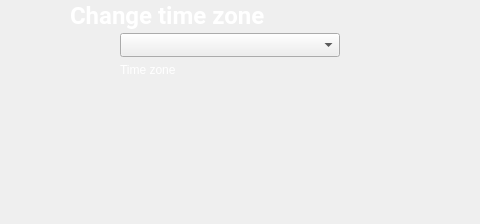
<?xml version="1.0" encoding="UTF-8"?>
<ui version="4.0">
 <class>Dialog</class>
 <widget class="QDialog" name="Dialog">
  <property name="geometry">
   <rect>
    <x>0</x>
    <y>0</y>
    <width>480</width>
    <height>224</height>
   </rect>
  </property>
  <property name="windowTitle">
   <string notr="true">Dialog</string>
  </property>
  <widget class="QWidget" name="widget" native="true">
   <property name="geometry">
    <rect>
     <x>0</x>
     <y>0</y>
     <width>480</width>
     <height>224</height>
    </rect>
   </property>
   <property name="styleSheet">
    <string notr="true">.QWidget{background-image: url(:/public/png/public/rectangle.png);border:0px;}</string>
   </property>
   <widget class="QLabel" name="title">
    <property name="geometry">
     <rect>
      <x>70</x>
      <y>-2</y>
      <width>391</width>
      <height>34</height>
     </rect>
    </property>
    <property name="font">
     <font>
      <family>Roboto</family>
      <pointsize>18</pointsize>
      <weight>75</weight>
      <italic>false</italic>
      <bold>true</bold>
      <underline>false</underline>
      <strikeout>false</strikeout>
      <kerning>true</kerning>
     </font>
    </property>
    <property name="styleSheet">
     <string notr="true">.QLabel{background-color: transparent; border:0; color :white}</string>
    </property>
    <property name="text">
     <string>Change time zone</string>
    </property>
   </widget>
   <widget class="QLabel" name="time_zone_hint">
    <property name="geometry">
     <rect>
      <x>120</x>
      <y>62</y>
      <width>211</width>
      <height>16</height>
     </rect>
    </property>
    <property name="styleSheet">
     <string notr="true">.QLabel{background-color: transparent; border:0; color :white}</string>
    </property>
    <property name="text">
     <string>Time zone</string>
    </property>
   </widget>
   <widget class="QPushButton" name="back">
    <property name="geometry">
     <rect>
      <x>5</x>
      <y>4</y>
      <width>49</width>
      <height>24</height>
     </rect>
    </property>
    <property name="styleSheet">
     <string notr="true">.QPushButton{background-image: url(:/public/png/public/back.png); border:0;}</string>
    </property>
    <property name="text">
     <string/>
    </property>
   </widget>
   <widget class="QComboBox" name="time_zone_list">
    <property name="geometry">
     <rect>
      <x>120</x>
      <y>33</y>
      <width>220</width>
      <height>24</height>
     </rect>
    </property>
    <property name="maximumSize">
     <size>
      <width>16777215</width>
      <height>24</height>
     </size>
    </property>
    <property name="font">
     <font>
      <family>Roboto</family>
      <pointsize>9</pointsize>
      <weight>75</weight>
      <bold>true</bold>
     </font>
    </property>
    <property name="styleSheet">
     <string notr="true"/>
    </property>
    <property name="editable">
     <bool>false</bool>
    </property>
    <property name="currentText">
     <string notr="true"/>
    </property>
    <property name="maxVisibleItems">
     <number>8</number>
    </property>
    <property name="insertPolicy">
     <enum>QComboBox::InsertAlphabetically</enum>
    </property>
   </widget>
  </widget>
 </widget>
 <resources>
  <include location="../../title.qrc"/>
 </resources>
 <connections/>
</ui>
